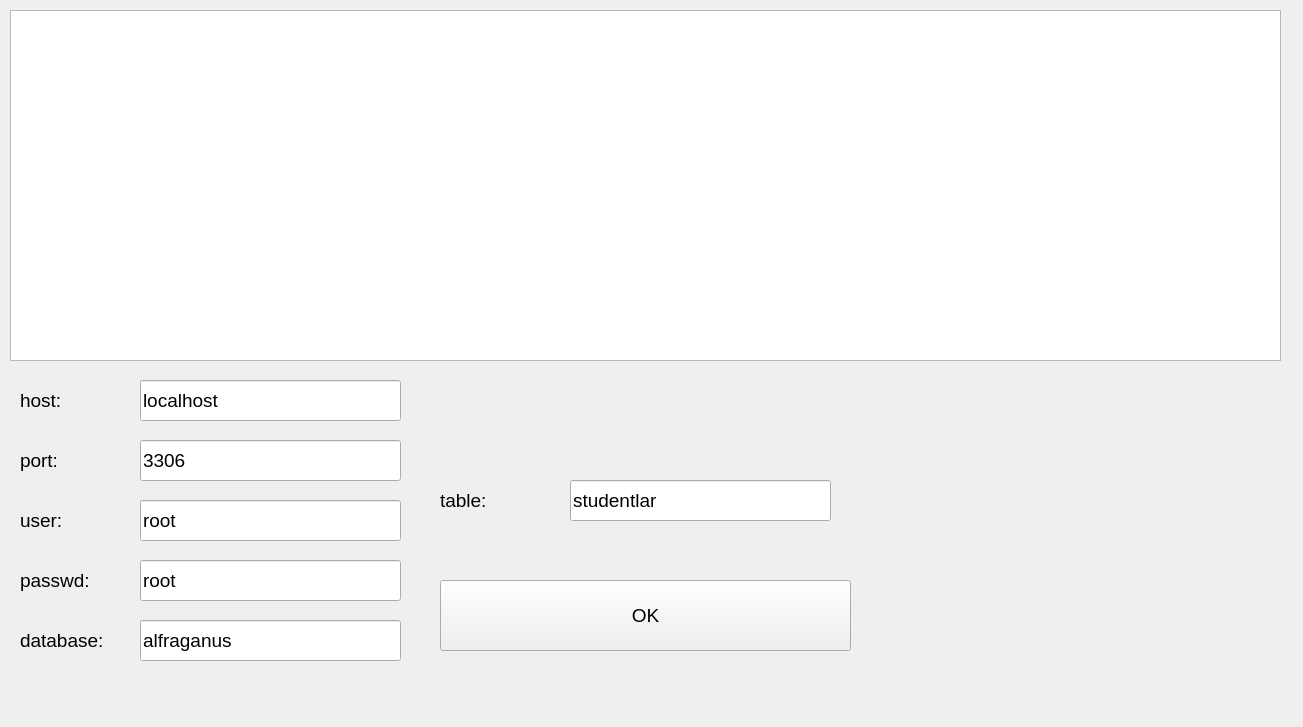
<?xml version="1.0" encoding="UTF-8"?>
<ui version="4.0">
 <class>Form</class>
 <widget class="QWidget" name="Form">
  <property name="geometry">
   <rect>
    <x>0</x>
    <y>0</y>
    <width>1303</width>
    <height>727</height>
   </rect>
  </property>
  <property name="font">
   <font>
    <pointsize>14</pointsize>
   </font>
  </property>
  <property name="windowTitle">
   <string>PhpMyAdminga ulanish oynasi</string>
  </property>
  <widget class="QTableView" name="tableView">
   <property name="geometry">
    <rect>
     <x>10</x>
     <y>10</y>
     <width>1271</width>
     <height>351</height>
    </rect>
   </property>
   <property name="font">
    <font>
     <pointsize>10</pointsize>
    </font>
   </property>
  </widget>
  <widget class="QPushButton" name="btn_1">
   <property name="geometry">
    <rect>
     <x>440</x>
     <y>580</y>
     <width>411</width>
     <height>71</height>
    </rect>
   </property>
   <property name="text">
    <string>OK</string>
   </property>
  </widget>
  <widget class="QLineEdit" name="host_name">
   <property name="geometry">
    <rect>
     <x>140</x>
     <y>380</y>
     <width>261</width>
     <height>41</height>
    </rect>
   </property>
   <property name="text">
    <string>localhost</string>
   </property>
  </widget>
  <widget class="QLabel" name="label">
   <property name="geometry">
    <rect>
     <x>20</x>
     <y>380</y>
     <width>121</width>
     <height>41</height>
    </rect>
   </property>
   <property name="text">
    <string>host:</string>
   </property>
  </widget>
  <widget class="QLineEdit" name="port_name">
   <property name="geometry">
    <rect>
     <x>140</x>
     <y>440</y>
     <width>261</width>
     <height>41</height>
    </rect>
   </property>
   <property name="text">
    <string>3306</string>
   </property>
  </widget>
  <widget class="QLabel" name="label_2">
   <property name="geometry">
    <rect>
     <x>20</x>
     <y>440</y>
     <width>121</width>
     <height>41</height>
    </rect>
   </property>
   <property name="text">
    <string>port:</string>
   </property>
  </widget>
  <widget class="QLineEdit" name="user_name">
   <property name="geometry">
    <rect>
     <x>140</x>
     <y>500</y>
     <width>261</width>
     <height>41</height>
    </rect>
   </property>
   <property name="text">
    <string>root</string>
   </property>
  </widget>
  <widget class="QLabel" name="label_3">
   <property name="geometry">
    <rect>
     <x>20</x>
     <y>500</y>
     <width>121</width>
     <height>41</height>
    </rect>
   </property>
   <property name="text">
    <string>user:</string>
   </property>
  </widget>
  <widget class="QLineEdit" name="password_name">
   <property name="geometry">
    <rect>
     <x>140</x>
     <y>560</y>
     <width>261</width>
     <height>41</height>
    </rect>
   </property>
   <property name="text">
    <string>root</string>
   </property>
  </widget>
  <widget class="QLabel" name="label_4">
   <property name="geometry">
    <rect>
     <x>20</x>
     <y>560</y>
     <width>121</width>
     <height>41</height>
    </rect>
   </property>
   <property name="text">
    <string>passwd:</string>
   </property>
  </widget>
  <widget class="QLabel" name="label_5">
   <property name="geometry">
    <rect>
     <x>20</x>
     <y>620</y>
     <width>121</width>
     <height>41</height>
    </rect>
   </property>
   <property name="text">
    <string>database:</string>
   </property>
  </widget>
  <widget class="QLineEdit" name="database_name">
   <property name="geometry">
    <rect>
     <x>140</x>
     <y>620</y>
     <width>261</width>
     <height>41</height>
    </rect>
   </property>
   <property name="text">
    <string>alfraganus</string>
   </property>
  </widget>
  <widget class="QLabel" name="label_6">
   <property name="geometry">
    <rect>
     <x>440</x>
     <y>480</y>
     <width>121</width>
     <height>41</height>
    </rect>
   </property>
   <property name="text">
    <string>table:</string>
   </property>
  </widget>
  <widget class="QLineEdit" name="table_name">
   <property name="geometry">
    <rect>
     <x>570</x>
     <y>480</y>
     <width>261</width>
     <height>41</height>
    </rect>
   </property>
   <property name="text">
    <string>studentlar</string>
   </property>
  </widget>
 </widget>
 <resources/>
 <connections/>
</ui>
